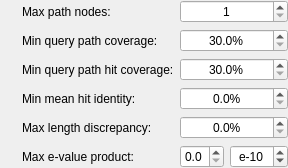
        <widget class="QWidget" name="widget_23" native="true">
         <layout class="QGridLayout" name="gridLayout_16">
          <property name="leftMargin">
           <number>0</number>
          </property>
          <property name="topMargin">
           <number>0</number>
          </property>
          <property name="rightMargin">
           <number>0</number>
          </property>
          <property name="bottomMargin">
           <number>0</number>
          </property>
          <item row="0" column="1">
           <widget class="InfoTextWidget" name="maxPathNodesInfoText" native="true">
            <property name="sizePolicy">
             <sizepolicy hsizetype="Fixed" vsizetype="Fixed">
              <horstretch>0</horstretch>
              <verstretch>0</verstretch>
             </sizepolicy>
            </property>
            <property name="minimumSize">
             <size>
              <width>16</width>
              <height>16</height>
             </size>
            </property>
           </widget>
          </item>
          <item row="2" column="1">
           <widget class="InfoTextWidget" name="minQueryCoveredByHitsInfoText" native="true">
            <property name="sizePolicy">
             <sizepolicy hsizetype="Fixed" vsizetype="Fixed">
              <horstretch>0</horstretch>
              <verstretch>0</verstretch>
             </sizepolicy>
            </property>
            <property name="minimumSize">
             <size>
              <width>16</width>
              <height>16</height>
             </size>
            </property>
           </widget>
          </item>
          <item row="4" column="1">
           <widget class="InfoTextWidget" name="maxLengthDiscrepancyInfoText" native="true">
            <property name="sizePolicy">
             <sizepolicy hsizetype="Fixed" vsizetype="Fixed">
              <horstretch>0</horstretch>
              <verstretch>0</verstretch>
             </sizepolicy>
            </property>
            <property name="minimumSize">
             <size>
              <width>16</width>
              <height>16</height>
             </size>
            </property>
           </widget>
          </item>
          <item row="3" column="1">
           <widget class="InfoTextWidget" name="minMeanHitIdentityInfoText" native="true">
            <property name="sizePolicy">
             <sizepolicy hsizetype="Fixed" vsizetype="Fixed">
              <horstretch>0</horstretch>
              <verstretch>0</verstretch>
             </sizepolicy>
            </property>
            <property name="minimumSize">
             <size>
              <width>16</width>
              <height>16</height>
             </size>
            </property>
           </widget>
          </item>
          <item row="5" column="1">
           <widget class="InfoTextWidget" name="maxEvalueProductInfoText" native="true">
            <property name="sizePolicy">
             <sizepolicy hsizetype="Fixed" vsizetype="Fixed">
              <horstretch>0</horstretch>
              <verstretch>0</verstretch>
             </sizepolicy>
            </property>
            <property name="minimumSize">
             <size>
              <width>16</width>
              <height>16</height>
             </size>
            </property>
           </widget>
          </item>
          <item row="1" column="1">
           <widget class="InfoTextWidget" name="minQueryCoveredByPathInfoText" native="true">
            <property name="sizePolicy">
             <sizepolicy hsizetype="Fixed" vsizetype="Fixed">
              <horstretch>0</horstretch>
              <verstretch>0</verstretch>
             </sizepolicy>
            </property>
            <property name="minimumSize">
             <size>
              <width>16</width>
              <height>16</height>
             </size>
            </property>
           </widget>
          </item>
          <item row="3" column="2">
           <widget class="QLabel" name="label_49">
            <property name="sizePolicy">
             <sizepolicy hsizetype="Minimum" vsizetype="Preferred">
              <horstretch>0</horstretch>
              <verstretch>0</verstretch>
             </sizepolicy>
            </property>
            <property name="text">
             <string>Min mean hit identity:</string>
            </property>
           </widget>
          </item>
          <item row="5" column="4">
           <widget class="QSpinBox" name="maxEValueExponentSpinBox">
            <property name="alignment">
             <set>Qt::AlignCenter</set>
            </property>
            <property name="prefix">
             <string>e</string>
            </property>
            <property name="minimum">
             <number>-999</number>
            </property>
            <property name="maximum">
             <number>1</number>
            </property>
            <property name="value">
             <number>-10</number>
            </property>
           </widget>
          </item>
          <item row="0" column="2">
           <widget class="QLabel" name="label_35">
            <property name="sizePolicy">
             <sizepolicy hsizetype="Minimum" vsizetype="Preferred">
              <horstretch>0</horstretch>
              <verstretch>0</verstretch>
             </sizepolicy>
            </property>
            <property name="text">
             <string>Max path nodes:</string>
            </property>
           </widget>
          </item>
          <item row="1" column="2">
           <widget class="QLabel" name="label_31">
            <property name="sizePolicy">
             <sizepolicy hsizetype="Minimum" vsizetype="Preferred">
              <horstretch>0</horstretch>
              <verstretch>0</verstretch>
             </sizepolicy>
            </property>
            <property name="text">
             <string>Min query path coverage:</string>
            </property>
           </widget>
          </item>
          <item row="0" column="5">
           <spacer name="horizontalSpacer_22">
            <property name="orientation">
             <enum>Qt::Horizontal</enum>
            </property>
            <property name="sizeType">
             <enum>QSizePolicy::Expanding</enum>
            </property>
            <property name="sizeHint" stdset="0">
             <size>
              <width>0</width>
              <height>20</height>
             </size>
            </property>
           </spacer>
          </item>
          <item row="2" column="2">
           <widget class="QLabel" name="label_33">
            <property name="sizePolicy">
             <sizepolicy hsizetype="Minimum" vsizetype="Preferred">
              <horstretch>0</horstretch>
              <verstretch>0</verstretch>
             </sizepolicy>
            </property>
            <property name="text">
             <string>Min query path hit coverage:</string>
            </property>
           </widget>
          </item>
          <item row="4" column="2">
           <widget class="QLabel" name="label_50">
            <property name="sizePolicy">
             <sizepolicy hsizetype="Minimum" vsizetype="Preferred">
              <horstretch>0</horstretch>
              <verstretch>0</verstretch>
             </sizepolicy>
            </property>
            <property name="text">
             <string>Max length discrepancy:</string>
            </property>
           </widget>
          </item>
          <item row="5" column="2">
           <widget class="QLabel" name="label_51">
            <property name="sizePolicy">
             <sizepolicy hsizetype="Minimum" vsizetype="Preferred">
              <horstretch>0</horstretch>
              <verstretch>0</verstretch>
             </sizepolicy>
            </property>
            <property name="text">
             <string>Max e-value product:</string>
            </property>
           </widget>
          </item>
          <item row="0" column="0">
           <spacer name="horizontalSpacer_21">
            <property name="orientation">
             <enum>Qt::Horizontal</enum>
            </property>
            <property name="sizeType">
             <enum>QSizePolicy::Expanding</enum>
            </property>
            <property name="sizeHint" stdset="0">
             <size>
              <width>0</width>
              <height>20</height>
             </size>
            </property>
           </spacer>
          </item>
          <item row="5" column="3">
           <widget class="QDoubleSpinBox" name="maxEValueCoefficientSpinBox">
            <property name="decimals">
             <number>1</number>
            </property>
            <property name="maximum">
             <double>9.900000000000000</double>
            </property>
           </widget>
          </item>
          <item row="4" column="3" colspan="2">
           <widget class="QDoubleSpinBox" name="maxLengthDiscrepancySpinBox">
            <property name="alignment">
             <set>Qt::AlignCenter</set>
            </property>
            <property name="suffix">
             <string>%</string>
            </property>
            <property name="decimals">
             <number>1</number>
            </property>
            <property name="maximum">
             <double>50.000000000000000</double>
            </property>
           </widget>
          </item>
          <item row="3" column="3" colspan="2">
           <widget class="QDoubleSpinBox" name="minMeanHitIdentitySpinBox">
            <property name="alignment">
             <set>Qt::AlignCenter</set>
            </property>
            <property name="suffix">
             <string>%</string>
            </property>
            <property name="decimals">
             <number>1</number>
            </property>
            <property name="maximum">
             <double>100.000000000000000</double>
            </property>
           </widget>
          </item>
          <item row="2" column="3" colspan="2">
           <widget class="QDoubleSpinBox" name="minQueryCoveredByHitsSpinBox">
            <property name="alignment">
             <set>Qt::AlignCenter</set>
            </property>
            <property name="suffix">
             <string>%</string>
            </property>
            <property name="decimals">
             <number>1</number>
            </property>
            <property name="minimum">
             <double>30.000000000000000</double>
            </property>
            <property name="maximum">
             <double>100.000000000000000</double>
            </property>
           </widget>
          </item>
          <item row="1" column="3" colspan="2">
           <widget class="QDoubleSpinBox" name="minQueryCoveredByPathSpinBox">
            <property name="alignment">
             <set>Qt::AlignCenter</set>
            </property>
            <property name="suffix">
             <string>%</string>
            </property>
            <property name="decimals">
             <number>1</number>
            </property>
            <property name="minimum">
             <double>30.000000000000000</double>
            </property>
           </widget>
          </item>
          <item row="0" column="3" colspan="2">
           <widget class="QSpinBox" name="maxPathNodesSpinBox">
            <property name="alignment">
             <set>Qt::AlignCenter</set>
            </property>
            <property name="minimum">
             <number>1</number>
            </property>
            <property name="maximum">
             <number>50</number>
            </property>
           </widget>
          </item>
         </layout>
        </widget>
